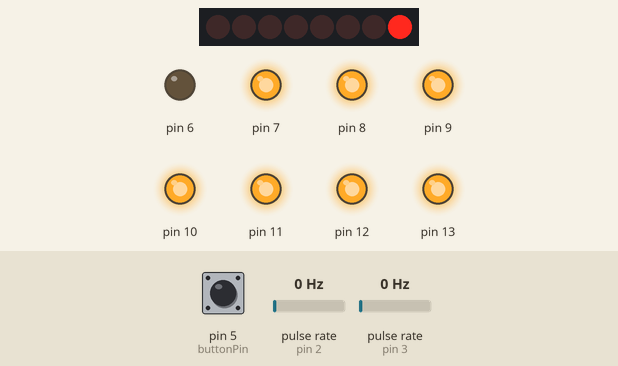
Bench run of a sketch on a simulated Arduino Uno, built with avr-gcc and run on an emulated ATmega328P. Parts: 8 shift-register outputs drawn as a row of LEDs (first output left, lit = HIGH), output pins drawn as LEDs (lit = HIGH). Wiring (inferred from the names in the program): 2 × pulse sensor: data pin 2 / data pin 3; shift register (74HC595): data pin 0; shift clock pin 4; latch pin 1. Wiring (inferred from the signals the program sends): row of LEDs: on Q0, Q1, Q2, Q3, Q4, Q5, Q6, Q7. Dashed ring = blinking. Inputs (shaded band) come from the test bench; at power-on: pin 5 (buttonPin) HIGH, pulse rate (sensors on pin 2, pin 3) 0 Hz. Random numbers use the default seed unless the sketch sets one; pins used as bus, display or sensor lines are not drawn.

Above: at 0.9 s.
1.3 s: pin 5 (buttonPin) pulled LOW for 0.15 s
At 1.65 s:
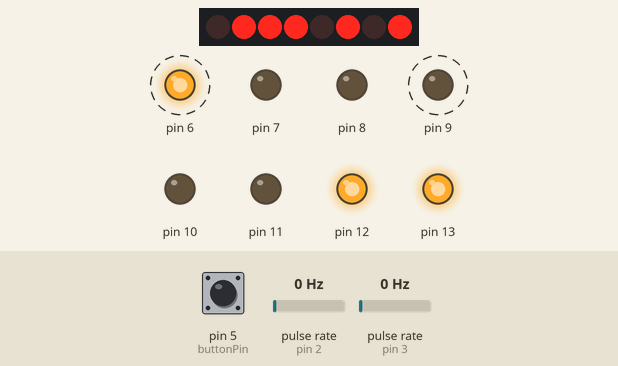
2.0 s: pin 5 (buttonPin) pulled LOW for 1 s
At 3.2 s:
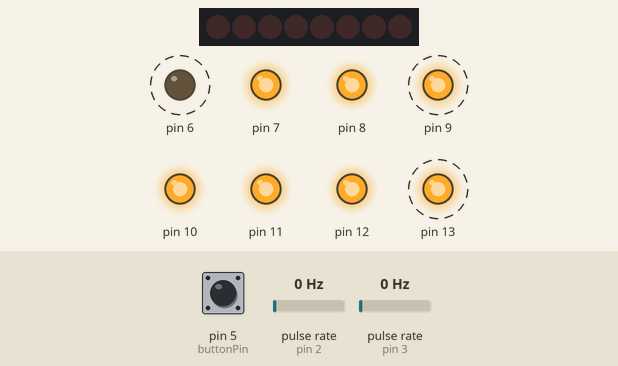
3.6 s: pin 5 (buttonPin) pulled LOW for 0.15 s
At 3.95 s:
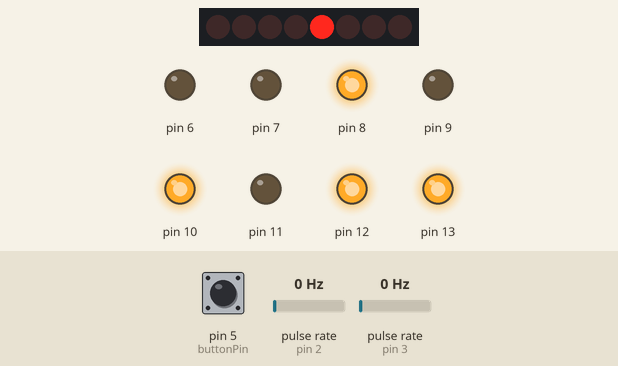
4.3 s: pin 5 (buttonPin) pulled LOW for 0.15 s
At 4.9 s:
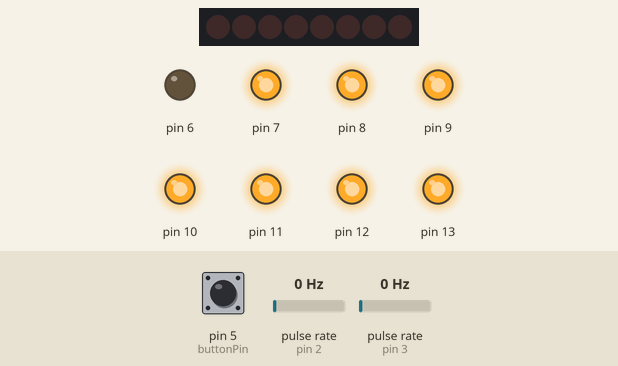
5.0 s: pin 5 (buttonPin) pulled LOW for 3.2 s
At 8.75 s:
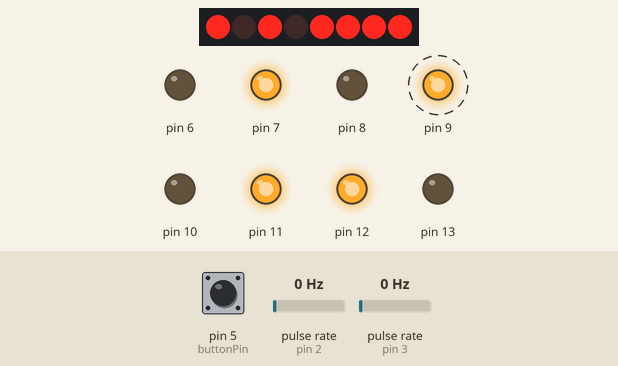
8.8 s: pin 5 (buttonPin) pulled LOW for 0.15 s
At 10.2 s:
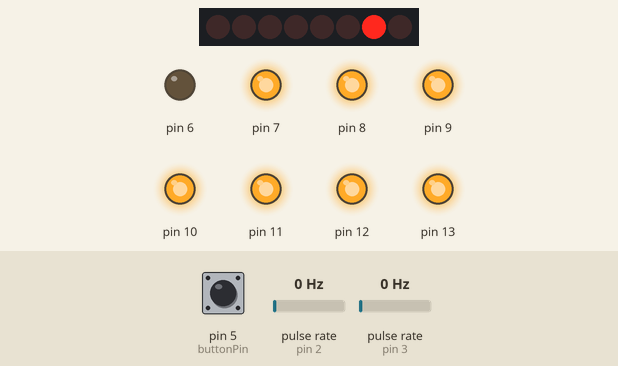
Timing chart, 0 to 15.1 s (numbered marks = the images above; inputs shaded):
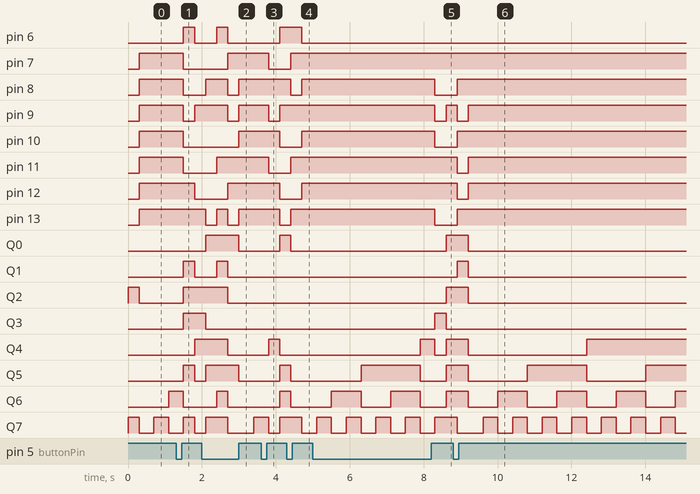

Measured:
- after the input at 1.3 s, pin 6: LOW → HIGH after 0.20 s, → LOW 0.30 s later; pin 7, pin 8, pin 10, pin 11: HIGH → LOW after 0.20 s; pin 9: HIGH → LOW after 0.20 s, → HIGH 0.30 s later; pin 12: HIGH → LOW after 0.50 s
- after the input at 3.6 s, pin 6: LOW → HIGH after 0.50 s; pin 7, pin 11: HIGH → LOW after 0.20 s; pin 9: HIGH → LOW after 0.20 s, → HIGH 0.30 s later; pin 10, pin 12, pin 13: HIGH → LOW after 0.50 s
- after the input at 4.3 s, pin 10: LOW → HIGH after 0.40 s
- after the input at 5.0 s, pin 8, pin 10, pin 13: HIGH → LOW after 3.3 s; pin 9: HIGH → LOW after 3.3 s, → HIGH 0.30 s later
- by itself, pin 13: alternates HIGH for 0.30 s and LOW for 0.30 s

The sketch:

rotary_encoder_shift_led.ino
```cpp
const int dataPin = 0;
const int latchPin = 1;
const int clockPin = 4;
const int buttonPin = 5;

#define encoderPin1  2
#define encoderPin2  3

volatile int lastEncoded = 0;
volatile long encoderValue = 0;

long lastencoderValue = 0;

int lastMSB = 0;
int lastLSB = 0;

boolean toggle = false;
int previousButtonState = LOW;


byte randX = 0;
int randY = 0;

void setup() {

  //set pins to output so you can control the shift register
  pinMode(latchPin, OUTPUT);
  pinMode(clockPin, OUTPUT);
  pinMode(dataPin, OUTPUT);

  pinMode(buttonPin, INPUT);
  digitalWrite(buttonPin, HIGH);


  for(byte i=6; i<14; i++) {
    pinMode(i, OUTPUT);
    digitalWrite(i, HIGH);
  }


  pinMode(encoderPin1, INPUT);
  digitalWrite(encoderPin1, HIGH);
  pinMode(encoderPin2, INPUT);
  digitalWrite(encoderPin2, HIGH);

 //call updateEncoder() when any high/low changed seen
  //on interrupt 0 (pin 2), or interrupt 1 (pin 3)
  attachInterrupt(0, updateEncoder, CHANGE);
  attachInterrupt(1, updateEncoder, CHANGE);

  randomSeed(256);

}

void readButton() {

  int buttonState = digitalRead(buttonPin);

  if (buttonState && buttonState != previousButtonState ) {
    toggle = !toggle;
  }
  previousButtonState = buttonState;
}


void loop() {


  // count from 0 to 255 and display the number
  // on the LEDs
  if (toggle) {

    for (int numberToDisplay = 0; numberToDisplay < 256; numberToDisplay++) {

      drawLeds(encoderValue);
      // take the latchPin low so
      // the LEDs don't change while you're sending in bits:

      digitalWrite(latchPin, LOW);
      // shift out the bits:
      shiftOut(dataPin, clockPin, LSBFIRST, numberToDisplay);

      //take the latch pin high so the LEDs will light up:
      digitalWrite(latchPin, HIGH);

      readButton();

      if (!toggle) {
        break;
      }

      // pause before next value:
      delay(100);
      readButton();
      delay(100);
      readButton();
      delay(100);
      readButton();
      delay(100);
      readButton();
    }
  } else {

    randX = random(256);
    randY = random(256);

   setLeds(randX);
   digitalWrite(latchPin, LOW);
   shiftOut(dataPin, clockPin, LSBFIRST, randY);
   digitalWrite(latchPin, HIGH);
   readButton();
   delay(100);
   readButton();
   delay(100);
   readButton();
   delay(100);
   readButton();

  }

}

void setLeds(int value) {

  byte temp = value;

  for(int i=0; i<8; i++) {
    digitalWrite(i+6, temp & 1);
    temp = temp >> 1;
  }

}


void drawLeds(int position) {

 int led;


  led = (position>>2) & 0x07;

  for(int i=0; i<8; i++) {

    if(i==led) {
      digitalWrite(i+6, LOW) ;
    } else {
      digitalWrite(i+6, HIGH);
    }
  }

}


void updateEncoder(){
  int MSB = digitalRead(encoderPin1); //MSB = most significant bit
  int LSB = digitalRead(encoderPin2); //LSB = least significant bit

  int encoded = (MSB << 1) |LSB; //converting the 2 pin value to single number
  int sum  = (lastEncoded << 2) | encoded; //adding it to the previous encoded value

  if(sum == 0b1101 || sum == 0b0100 || sum == 0b0010 || sum == 0b1011) encoderValue ++;
  if(sum == 0b1110 || sum == 0b0111 || sum == 0b0001 || sum == 0b1000) encoderValue --;

  lastEncoded = encoded; //store this value for next time
}
```
